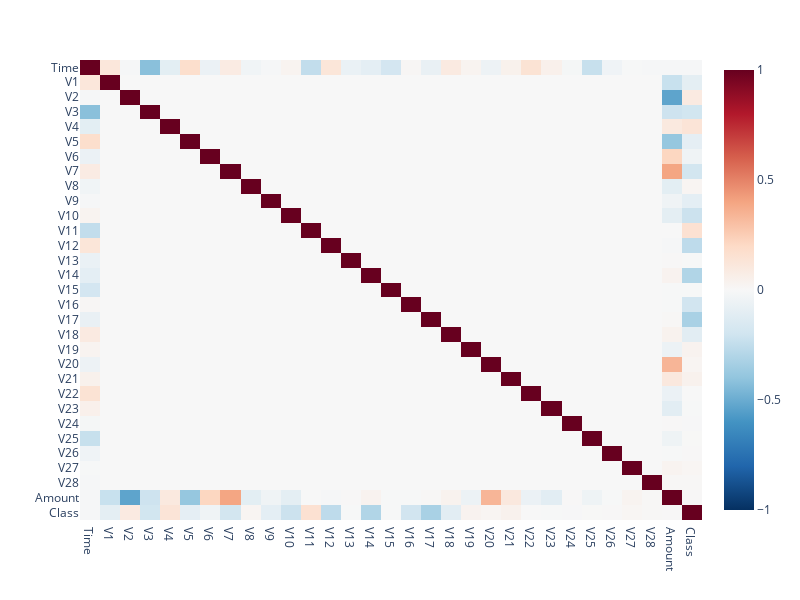

Notebook code cell kept with this figure:
### Code cell
fig = px.imshow(
    credit_card_corr,
    zmin=-1,
    zmax=1,
    color_continuous_scale="RdBu_r",
    aspect="auto",
    width=800,
    height=600,
)
fig.show()

### Figure 1 — Plotly figure (JSON) as saved in the notebook; plotly's stock layout.template omitted (floating-point values rounded to 4 significant figures; data arrays with more than 128 entries replaced by an {"elided": "..."} marker saying what was removed)
{"data": [{"coloraxis": "coloraxis", "hovertemplate": "x: %{x}<br>y: %{y}<br>color: %{z}<extra></extra>", "name": "0", "type": "heatmap", "x": ["Time", "V1", "V2", "V3", "V4", "V5", "V6", "V7", "V8", "V9", "V10", "V11", "V12", "V13", "V14", "V15", "V16", "V17", "V18", "V19", "V20", "V21", "V22", "V23", "V24", "V25", "V26", "V27", "V28", "Amount", "Class"], "xaxis": "x", "y": ["Time", "V1", "V2", "V3", "V4", "V5", "V6", "V7", "V8", "V9", "V10", "V11", "V12", "V13", "V14", "V15", "V16", "V17", "V18", "V19", "V20", "V21", "V22", "V23", "V24", "V25", "V26", "V27", "V28", "Amount", "Class"], "yaxis": "y", "z": {"elided": "31x31 float values"}}], "layout": {"coloraxis": {"cmax": 1, "cmin": -1, "colorscale": [[0, "rgb(5,48,97)"], [0.1, "rgb(33,102,172)"], [0.2, "rgb(67,147,195)"], [0.3, "rgb(146,197,222)"], [0.4, "rgb(209,229,240)"], [0.5, "rgb(247,247,247)"], [0.6, "rgb(253,219,199)"], [0.7, "rgb(244,165,130)"], [0.8, "rgb(214,96,77)"], [0.9, "rgb(178,24,43)"], [1, "rgb(103,0,31)"]]}, "height": 600, "margin": {"t": 60}, "width": 800, "xaxis": {"anchor": "y", "domain": [0, 1]}, "yaxis": {"anchor": "x", "autorange": "reversed", "domain": [0, 1]}}}
